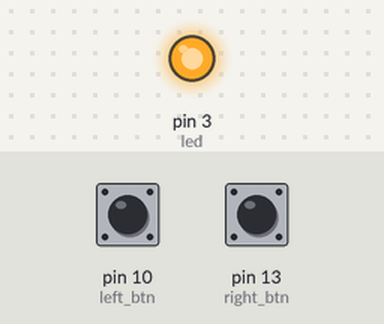
Recording of a program running on a simulated MicroPython board. Shown: output pins drawn as LEDs (lit = HIGH). Inputs (shaded band) come from the test bench; at power-on: pin 10 (left_btn) LOW, pin 13 (right_btn) LOW. Random numbers come from a fixed seed; what the program prints to the serial console is not drawn.

Above: at 0.1 s.
At 7.0 s:
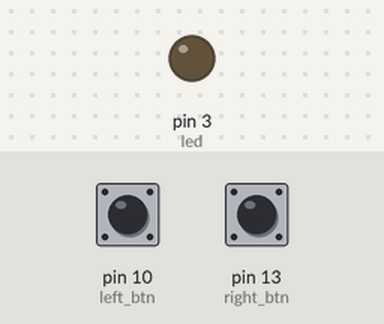
7.1 s: pin 10 (left_btn) pulled HIGH for 0.15 s
Timing chart, 0 to 10.1 s (numbered marks = the images above; inputs shaded):
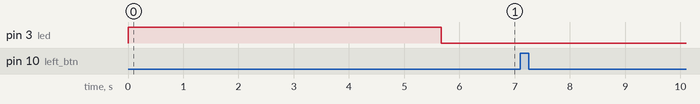

The program:

reaction_game_3.py
```python
import machine
import time
import random

button_pressed = False
led = machine.Pin(3, machine.Pin.OUT)
left_btn = machine.Pin(10, machine.Pin.IN, machine.Pin.PULL_DOWN)
right_btn = machine.Pin(13, machine.Pin.IN, machine.Pin.PULL_DOWN)
fastest_btn = None

def btn_handler(pin):
    global button_pressed
    if not button_pressed:
        button_pressed = True
        global react_time
        react_time = time.ticks_diff(time.ticks_ms(), start_time)
        global fastest_btn
        fastest_btn = pin

led.value(1)
time.sleep(random.uniform(5, 10))
led.value(0)
start_time = time.ticks_ms()
left_btn.irq(trigger=machine.Pin.IRQ_RISING, handler=btn_handler)
right_btn.irq(trigger=machine.Pin.IRQ_RISING, handler=btn_handler)
while fastest_btn is None:
    time.sleep(1)
if fastest_btn is left_btn:
    print("Left Player wins!")
elif fastest_btn is right_btn:
    print("Right Player wins!")
print(f"Your reaction time: {react_time} milliseconds!")
```

Measured:
- after the input at 7.1 s, every drawn part: stays the same
